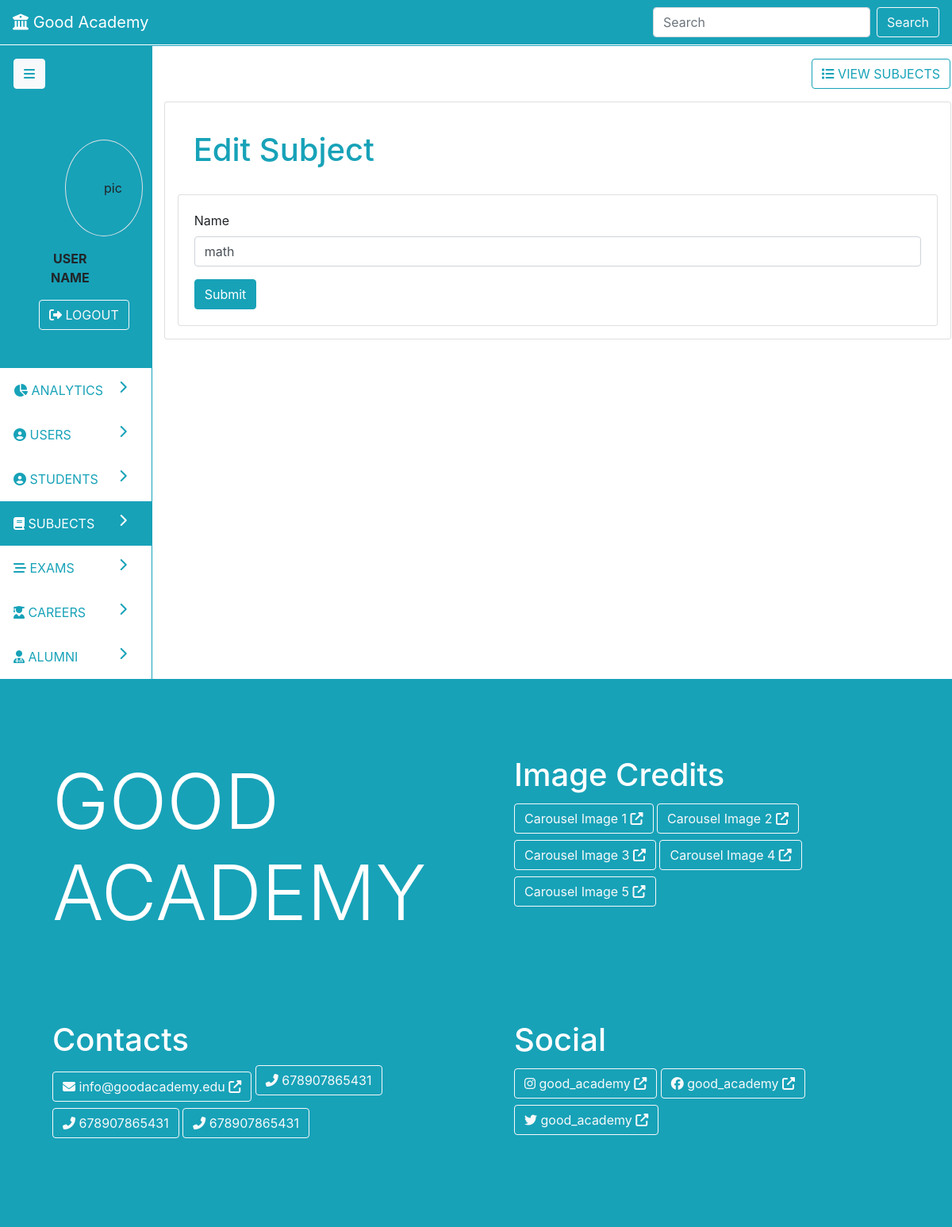
The page /subjects/update/1 on the database as committed earlier.
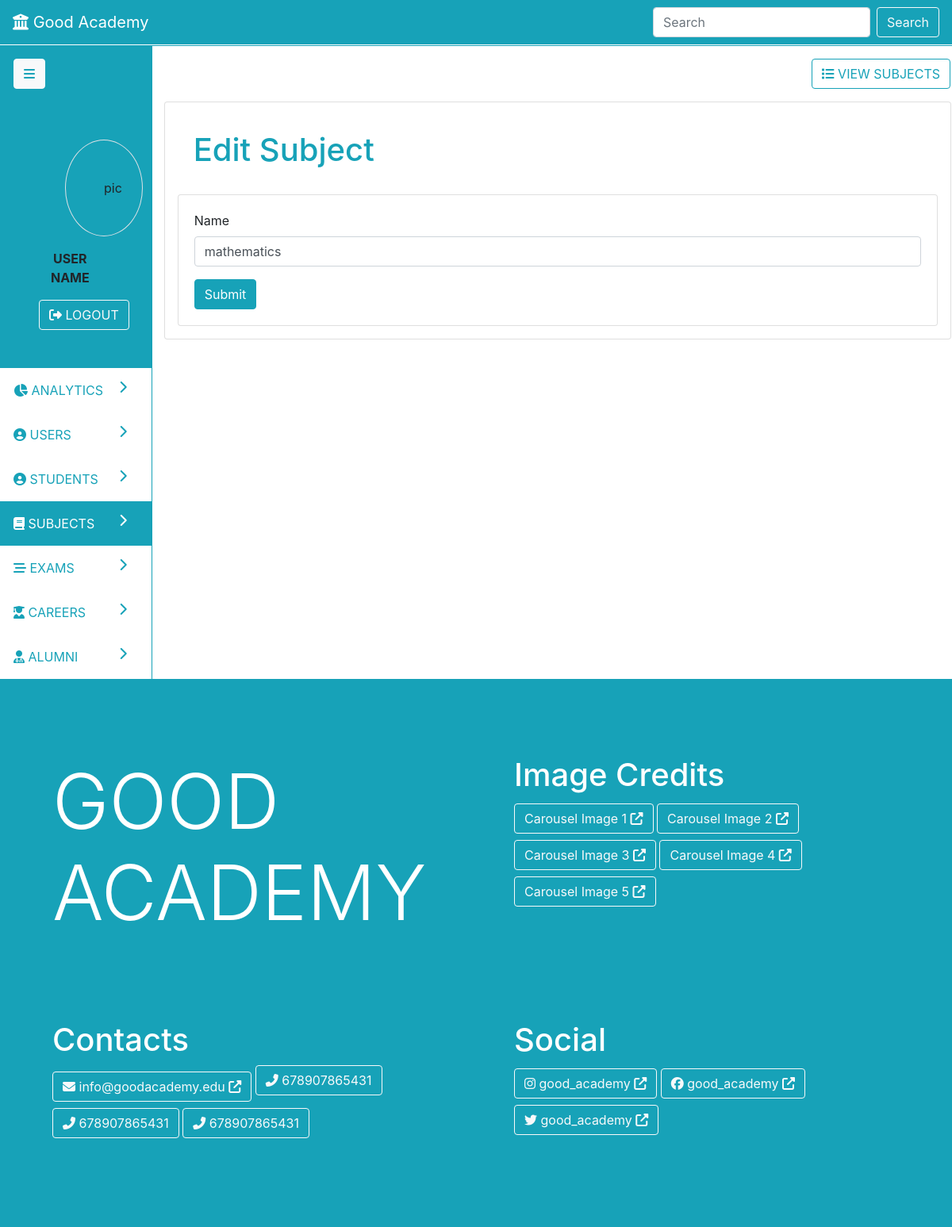
The same page on the database as committed later.
### parent/models.py (models this page shows, shortened)
class Subject(db.Model):
	id = db.Column(db.Integer, primary_key=True)
	name = db.Column(db.String(19), nullable=False)
	categories = db.relationship('Category', backref='subject', lazy=True)
	exams = db.relationship('Exam', backref='subject', lazy=True)

### parent/routes.py (the view)
@app.route('/subjects/update/<id>', methods=['POST', 'GET'])
def update_subject(id):
	form = SubjectForm()
	subject = Subject.query.get_or_404(id)
	if form.validate_on_submit():
		subject.name = form.name.data
		db.session.commit()
		flash('Subject edited successfully', 'success')
	elif request.method == 'GET':
		form.name.data = subject.name
	return render_template('admin/subjects.html', nav='dash', page='subjects', action='update', form=form)

### parent/forms.py
class SubjectForm(FlaskForm):
	name = StringField('Name', validators=[DataRequired(), Length(min=3, max=19)])
	submit = SubmitField('Submit')

### parent/templates/admin/subjects.html (shortened to what this page needs)
{% extends 'admin-dash.html' %}
{% block pagedata %}
{% if action=='create' %}
<div class="row">
	<div class="col p-3">
		<a class="btn float-right btn-outline-info" href="{{ url_for('subjects') }}"><i class="fas fa-list"></i> VIEW SUBJECTS</a>
	</div>
</div>
<div class="card p-3">
	<div class="card-body text-primary">
		<h1 class="card-title text-info">Add New Subject</h1>
	</div>
	<form class="card" method="post">
		{{ form.hidden_tag() }}
		<div class="card-body">
			<fieldset>
				<div class="form-group">
					{{ form.name.label(class='form-control-label') }}
					{% if form.name.errors %}
						{{ form.name(class='form-control is-invalid')}}
						<div class="invalid-feedback">
							{% for error in form.name.errors %}
								<span>{{ error }}</span>
							{% endfor %}
						</div>
					{% else%}
						{{ form.name(class='form-control') }}
					{% endif %}
				</div>
			</fieldset>
			<div>
				{{ form.submit(class='btn btn-info')}}
			</div>
			</div>
		</div>
	</form>
</div>
{% elif action=='update' %}
<div class="row">
	<div class="col p-3">
		<a class="btn float-right btn-outline-info" href="{{ url_for('subjects') }}"><i class="fas fa-list"></i> VIEW SUBJECTS</a>
	</div>
</div>
<div class="card p-3">
	<div class="card-body text-primary">
		<h1 class="card-title text-info">Edit Subject</h1>
	</div>
	<form class="card" method="post">
		<div class="card-body">
			<fieldset>
				<div class="form-group">
					{{ form.name.label(class='form-control-label') }}
					{% if form.name.errors %}
						{{ form.name(class='form-control is-invalid')}}
						<div class="invalid-feedback">
							{% for error in form.name.errors %}
								<span>{{ error }}</span>
							{% endfor %}
						</div>
					{% else%}
						{{ form.name(class='form-control') }}
					{% endif %}
				</div>
			</fieldset>
			<div>
				{{ form.submit(class='btn btn-info')}}
			</div>
			</div>
		</div>
</div>
{% endif %}
{% endblock %}

Rows that differ between the two databases and show on the page:
changed Subject: name "math" → "mathematics"
